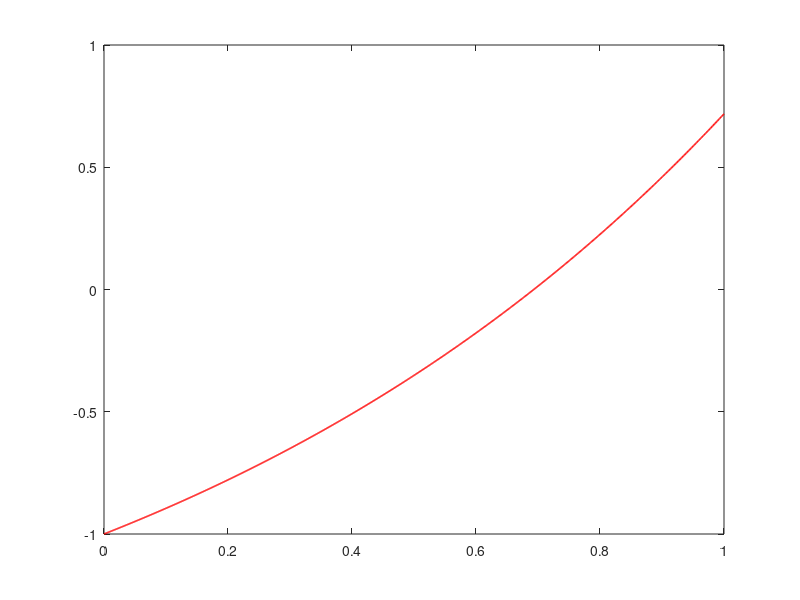

This chart was generated by the following MATLAB code: (Note: this script raises an error after producing the figure.)
% Exact solution u(t) = exp(t) - 2 of the IVP 
% u' = u + 2 for 0 <= t <= 1

t = linspace(0,1,1000);
u_exact = exp(t) - 2;
plot(t, u_exact, 'r', 'LineWidth', 1.2)
hold on;
yline(0, 'k', 'LineWidth', 1.2); 
t_int = log(2); 
line([t_int t_int], [-1 0], 'Color', 'k', 'LineStyle', '--');
xlabel('t'); ylabel('u(t)');
axis([0 1 -1 1])
val_axis = 0:0.1:1;
set(gca, 'XTick', val_axis, 'XTickLabel', string(val_axis));
title('Exact solution $u(t)$ of $u''= u + 2$', 'Interpreter', 'latex');
axis square; grid on; box on;
hold off;